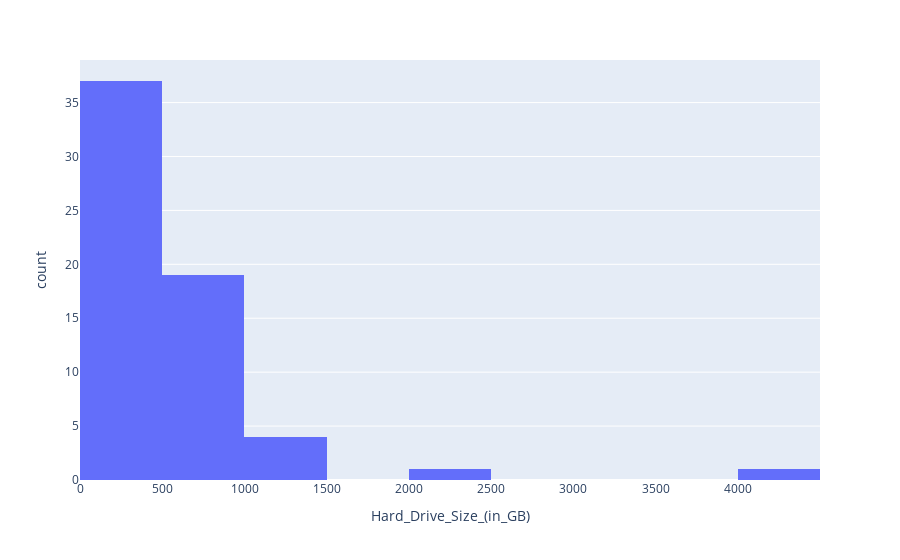

Write notebook code for a chart like this one.
### Code cell
fig = px.histogram(data, x = 'Hard_Drive_Size_(in_GB)')
fig.show()

### Figure 1 — Plotly figure (JSON) as saved in the notebook; plotly's stock layout.template omitted (floating-point values rounded to 4 significant figures)
{"data": [{"alignmentgroup": "True", "bingroup": "x", "hovertemplate": "Hard_Drive_Size_(in_GB)=%{x}<br>count=%{y}<extra></extra>", "legendgroup": "", "marker": {"color": "#636efa", "pattern": {"shape": ""}}, "name": "", "offsetgroup": "", "orientation": "v", "showlegend": false, "type": "histogram", "x": [935, 250, 256, 1000, 500, 475, 237, 251, 250, 245, 1000, 512, 500, 952, 256, 251, 500, 500, 238, 245, 256, 128, 500, 512, 25, 238, 1000, 121, 500, 238, 499, 460, 64, 512, 256, 512, 237, 256, 16, 471, 512, 371, 952, 500, 250, 2000, 4000, 500, 461, 222, 500, 1000, 238, 250, 500, 237, 475, 237, 256, 500, 224, 250], "xaxis": "x", "yaxis": "y"}], "layout": {"autosize": true, "barmode": "relative", "legend": {"tracegroupgap": 0}, "margin": {"t": 60}, "xaxis": {"anchor": "y", "autorange": true, "domain": [0, 1], "range": [-0.5, 4500.0], "title": {"text": "Hard_Drive_Size_(in_GB)"}, "type": "linear"}, "yaxis": {"anchor": "x", "autorange": true, "domain": [0, 1], "range": [0, 38.95], "title": {"text": "count"}}}}
